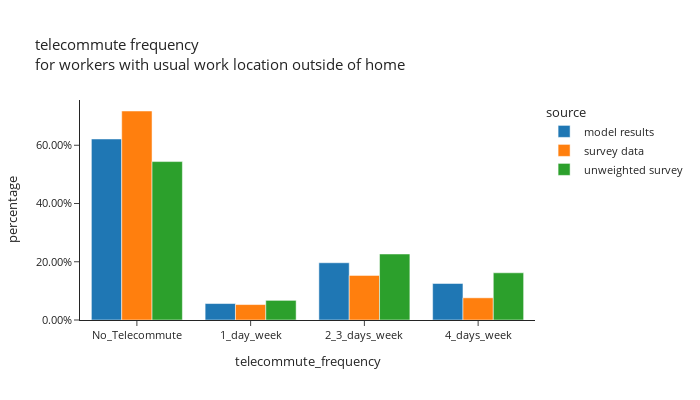

The code cell stored with this chart in its notebook:
### Code cell
df_plot = per_data.groupby(['source','telecommute_frequency'])[['person_weight']].sum().reset_index()
df_plot['percentage'] = df_plot.groupby(['source'], group_keys=False)['person_weight']. \
    apply(lambda x: x / float(x.sum()))

fig = px.bar(df_plot, x="telecommute_frequency", y="percentage", color="source",barmode="group", template="simple_white",
             # color_discrete_sequence=config['psrc_color'],
             title="telecommute frequency<br>for workers with usual work location outside of home",
             category_orders={"telecommute_frequency": ["No_Telecommute", "1_day_week", "2_3_days_week", "4_days_week"]})
fig.update_layout(height=400, width=700, font=dict(size=11), yaxis=dict(tickformat=".2%"))
fig.show()

### Figure 1 — Plotly figure (JSON) as saved in the notebook; plotly's stock layout.template omitted (floating-point values rounded to 4 significant figures)
{"data": [{"alignmentgroup": "True", "hovertemplate": "source=model results<br>telecommute_frequency=%{x}<br>percentage=%{y}<extra></extra>", "legendgroup": "model results", "marker": {"color": "#1F77B4", "pattern": {"shape": ""}}, "name": "model results", "offsetgroup": "model results", "orientation": "v", "showlegend": true, "textposition": "auto", "type": "bar", "x": ["1_day_week", "2_3_days_week", "4_days_week", "No_Telecommute"], "xaxis": "x", "y": [0.05651, 0.1965, 0.1254, 0.6216], "yaxis": "y"}, {"alignmentgroup": "True", "hovertemplate": "source=survey data<br>telecommute_frequency=%{x}<br>percentage=%{y}<extra></extra>", "legendgroup": "survey data", "marker": {"color": "#FF7F0E", "pattern": {"shape": ""}}, "name": "survey data", "offsetgroup": "survey data", "orientation": "v", "showlegend": true, "textposition": "auto", "type": "bar", "x": ["1_day_week", "2_3_days_week", "4_days_week", "No_Telecommute"], "xaxis": "x", "y": [0.05302, 0.1532, 0.07615, 0.7176], "yaxis": "y"}, {"alignmentgroup": "True", "hovertemplate": "source=unweighted survey<br>telecommute_frequency=%{x}<br>percentage=%{y}<extra></extra>", "legendgroup": "unweighted survey", "marker": {"color": "#2CA02C", "pattern": {"shape": ""}}, "name": "unweighted survey", "offsetgroup": "unweighted survey", "orientation": "v", "showlegend": true, "textposition": "auto", "type": "bar", "x": ["1_day_week", "2_3_days_week", "4_days_week", "No_Telecommute"], "xaxis": "x", "y": [0.06742, 0.2266, 0.1621, 0.5439], "yaxis": "y"}], "layout": {"barmode": "group", "font": {"size": 11}, "height": 400, "legend": {"title": {"text": "source"}, "tracegroupgap": 0}, "title": {"text": "telecommute frequency<br>for workers with usual work location outside of home"}, "width": 700, "xaxis": {"anchor": "y", "categoryarray": ["No_Telecommute", "1_day_week", "2_3_days_week", "4_days_week"], "categoryorder": "array", "domain": [0.0, 1.0], "title": {"text": "telecommute_frequency"}}, "yaxis": {"anchor": "x", "domain": [0.0, 1.0], "tickformat": ".2%", "title": {"text": "percentage"}}}}
